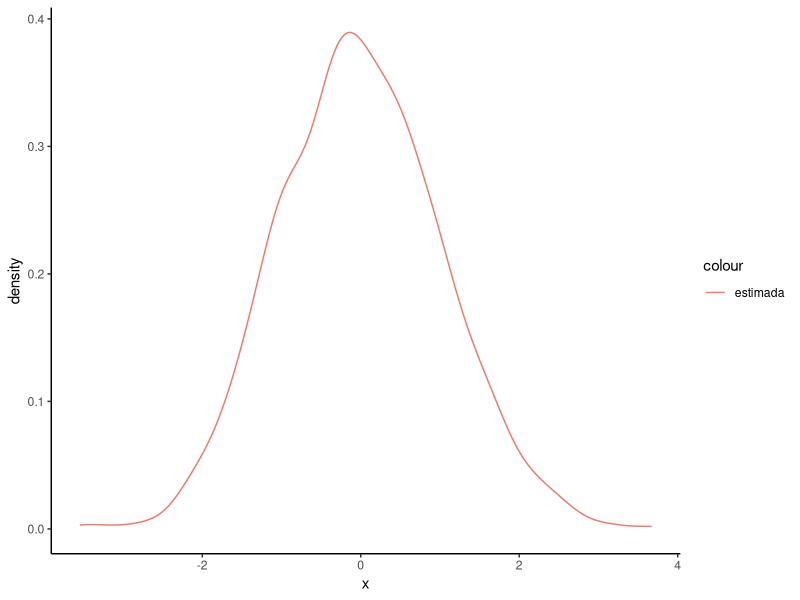
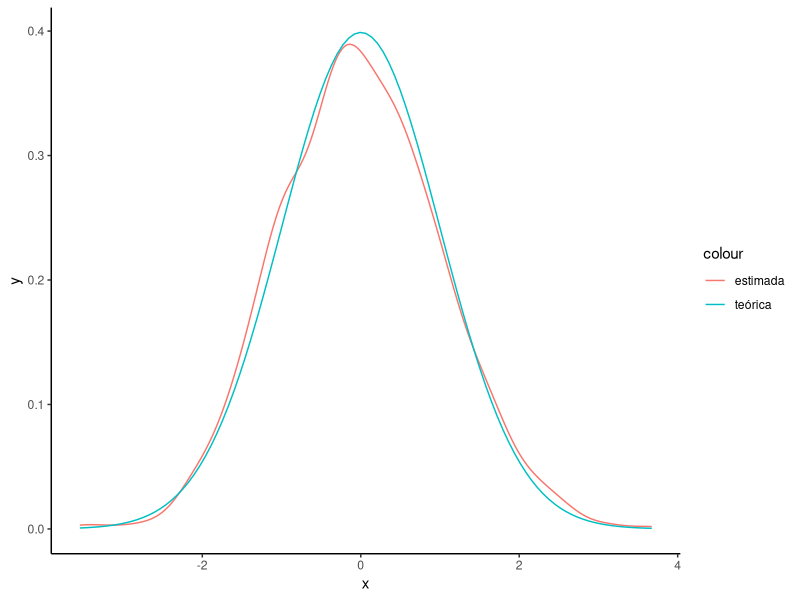
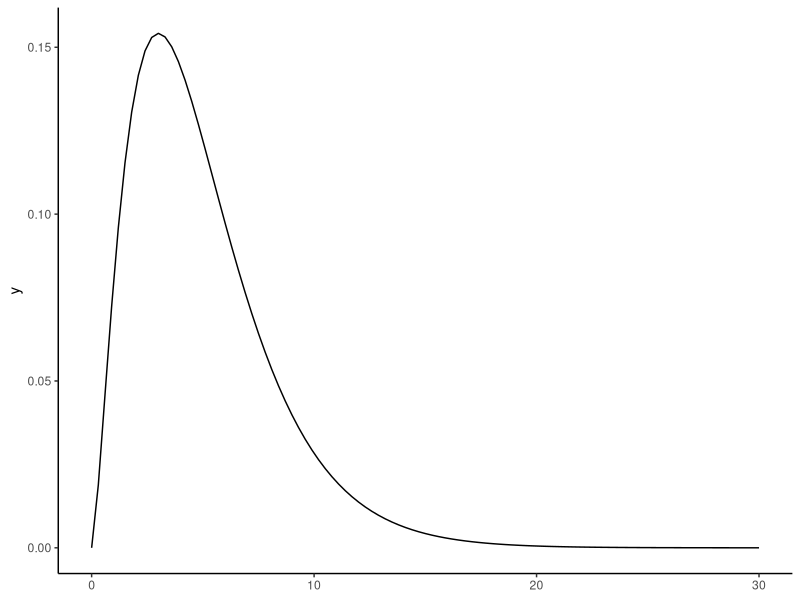
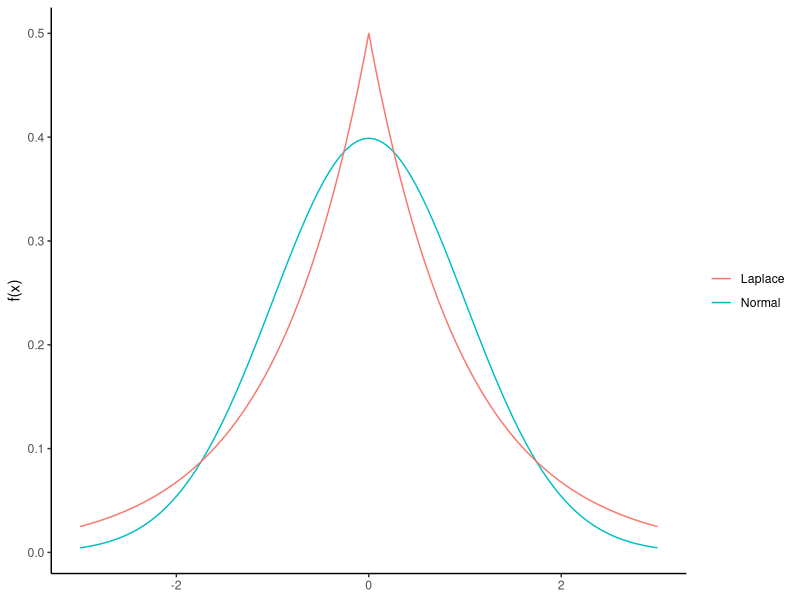
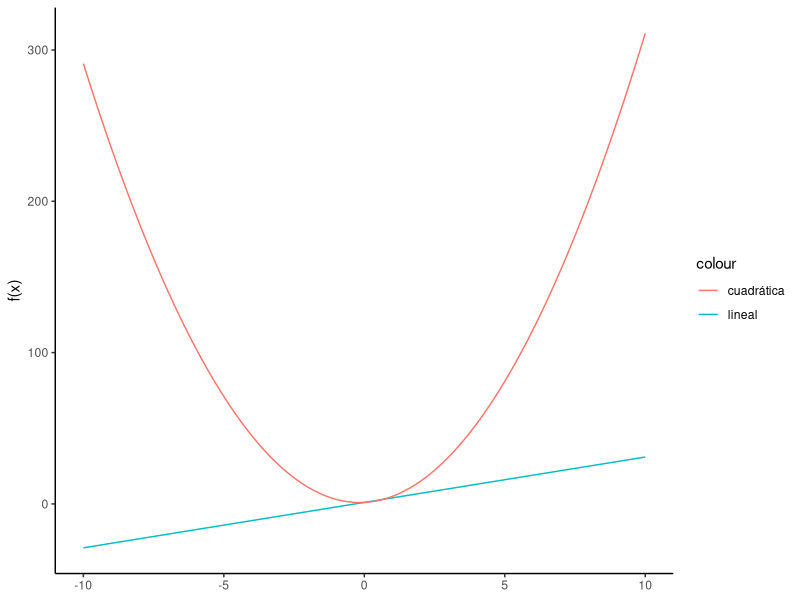

The R source for these figures, in order:
## ---- chunk 1
knitr::opts_chunk$set(collapse = TRUE)
## ---- chunk 2
library(ggplot2)

df <- data.frame( x = rnorm(1000))

g1 <- ggplot(df, aes(x)) +
  geom_density(aes(color = "estimada"), key_glyph = "path") + theme_classic()
g1
## ---- chunk 3
g2 <- g1 +
      geom_function(aes(color = "teórica"), fun = dnorm)
g2
## ---- chunk 4
ggplot() +
  xlim(0, 30) +
  geom_function(fun =~ dchisq(.x, df = 5)) + theme_classic()
## ---- chunk 5
ggplot() +
   xlim(-3, 3) +
   geom_function(
     aes(color = "Normal"),
     fun =~ 1/sqrt(2 * pi) * exp(-.x^2/2)
     ) +
   geom_function(
     aes(color = "Laplace"),
     fun =~ 1/2 * exp(-abs(.x))
   ) + theme_classic() +
  ylab("f(x)") + theme(legend.title = element_blank())
## ---- chunk 6
ggplot() +
  xlim(-10, 10) +
  geom_function(aes(color = "lineal"),
    fun =~ 3*.x + 1 
    ) +
  geom_function(aes(color = "cuadrática"),
    fun =~ 3*.x^2 + .x + 1             
    ) + ylab("f(x)") + theme_classic()
